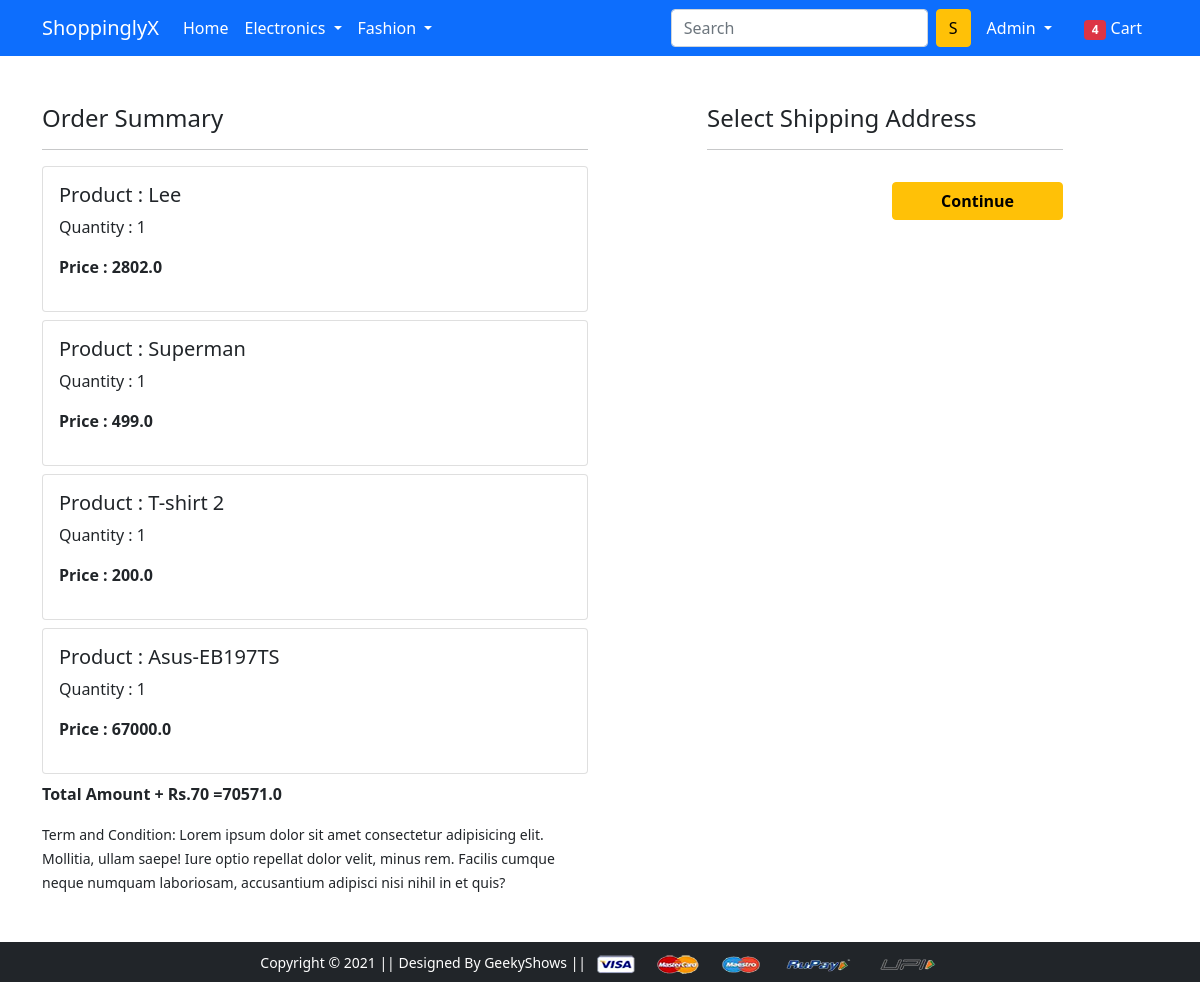
Screenshot of /checkout/ (signed in) with the database file from the repository.
### app/models.py (models this page shows, shortened)
class Cart(models.Model):
    user = models.ForeignKey(User, on_delete=models.CASCADE)
    product = models.ForeignKey(Product, on_delete=models.CASCADE)
    quantity = models.PositiveIntegerField(default=1)
    @property
    def total_cost(self):
        return self.quantity * self.product.discounted_price

class Product(models.Model):
    title = models.CharField( max_length=50)
    selling_price = models.FloatField()
    discounted_price = models.FloatField()
    description = models.TextField()
    brand = models.CharField( max_length=50)
    category = models.CharField(choices=CATEGORY_CHOICES, max_length=2)
    product_image = models.ImageField(upload_to='productimg')

### app/views.py (the view)
# urls.py: path('checkout/', views.checkout, name='checkout'),
def checkout(request):
    user= request.user
    add = Customer.objects.filter(user=user)
    cart_items = Cart.objects.filter(user=user)
    amount = 0.0
    shipping_amount = 70.0
    total_amount = 0.0
    cart_product = [p for p in Cart.objects.all() if p.user == request.user]
    if cart_product:
        for p in cart_product:
            tempamount = (p.quantity * p.product.discounted_price)
            amount += tempamount
        total_amount=amount+shipping_amount
    return render(request, 'app/checkout.html',{'add':add,'totalamount':total_amount,'cartitems':cart_items})

### app/templates/app/checkout.html (shortened to what this page needs)
{% extends 'app/base.html' %}
{% load static %}
{% block main-content %}
<div class="container">
 <div class="row mt-5">
  <div class="col-sm-6">
    <h4>Order Summary</h4>
    <hr>
    {% for item in cartitems %}
      <div class="card mb-2">
        <div class="card-body">
          <h5>Product : {{item.product.title}}</h5>
          <p>Quantity : {{item.quantity}}</p>
          <p class="fw-bold">Price : {{item.total_cost}}</p>
        </div>
      </div>
    {% endfor %}
    <p class="fw-bold">Total Amount + Rs.70 ={{totalamount}}</p>
    <small>Term and Condition: Lorem ipsum dolor sit amet consectetur adipisicing elit. Mollitia, ullam saepe! Iure optio repellat dolor velit, minus rem. Facilis cumque neque numquam laboriosam, accusantium adipisci nisi nihil in et quis?</small>
  </div>
  <div class="col-sm-4 offset-sm-1">
    <h4>Select Shipping Address</h4>
    <hr>
    <form action="/paymentdone">
        <div class="text-end">
          <button type="submit" class="btn btn-warning mt-3 px-5 fw-bold">Continue</button>
        </div>
      </form>
    </div>
  </div>
</div>
{% endblock main-content %}

### app/templates/app/base.html (shortened to what this page needs)
<!doctype html>
{% load static %}
<html lang="en">
  <head>
    <link href="https://cdn.jsdelivr.net/npm/bootstrap@5.0.0-beta1/dist/css/bootstrap.min.css" rel="stylesheet">
    <link rel="stylesheet" href="{% static 'app/css/owl.carousel.min.css' %}">
    <link rel="stylesheet" href="{% static 'app/css/all.min.css' %}">
    <link rel="stylesheet" href="{% static 'app/css/style.css' %}">
  </head>
  <body>
    <nav class="navbar navbar-expand-lg navbar-dark bg-primary">
     <div class="container">
       <a class="navbar-brand" href="/">ShoppinglyX</a>
       <div class="collapse navbar-collapse" id="navbarSupportedContent">
         <ul class="navbar-nav me-auto mb-2 mb-lg-0">
           <li class="nav-item">
             <a class="nav-link active" aria-current="page" href="/">Home</a>
           </li>
           <li class="nav-item dropdown">
             <a class="nav-link dropdown-toggle text-white" href="#" id="electronicsDropdown" role="button" data-bs-toggle="dropdown" aria-expanded="false">
               Electronics
             </a>
           </li>
           <li class="nav-item dropdown">
             <a class="nav-link dropdown-toggle text-white" href="#" id="fashionDropdown" role="button" data-bs-toggle="dropdown" aria-expanded="false">
               Fashion
             </a>
           </li>
         </ul>
         <form class="d-flex">
           <input class="form-control me-2" type="search" placeholder="Search" aria-label="Search">
           <button class="btn btn-warning" type="submit">S</button>
         </form>
         <div>
          <ul class="navbar-nav me-auto mb-2 mb-lg-0">
            {% if request.user.is_authenticated %}
              <li class="nav-item dropdown mx-2">
                <a class="nav-link dropdown-toggle text-white" href="#" id="profileDropdown" role="button" data-bs-toggle="dropdown" aria-expanded="false">
                  {{request.user.username|capfirst}}
                </a>
              </li>
              <li class="nav-item mx-2">
              <a href="{% url 'showcart' %}" class="nav-link text-white"><span class="badge bg-danger">4</span> Cart </a>
              </li>
            {% endif %}
          </ul>
        </div>
       </div>
     </div>
    </nav>
    {% block main-content %} {% endblock main-content %}
    <footer class="container-fluid bg-dark text-center p-2 mt-5">
        <small class="text-white">Copyright &copy; 2021 || Designed By GeekyShows || </small>
        <img src="{% static 'app/images/payment.png' %}" alt="" srcset="" class="img-fluid" height="2px">
    </footer>
  </body>
</html>

### rows the page displays
Cart: product "Lee", quantity "1", total_cost "2802.0"
Cart: product "Superman", quantity "1", total_cost "499.0"
Cart: product "T-shirt 2", quantity "1", total_cost "200.0"
Cart: product "Asus-EB197TS", quantity "1", total_cost "67000.0"

### other values shown
{{ request.user.username|capfirst }} "Admin"
{{ totalamount }} "70571.0"
